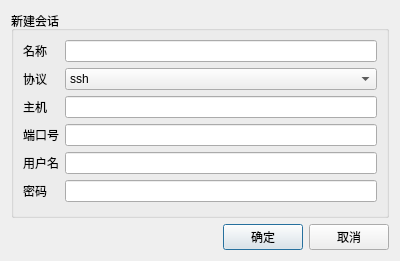
<?xml version="1.0" encoding="UTF-8"?>
<ui version="4.0">
 <class>newCntDialog</class>
 <widget class="QDialog" name="newCntDialog">
  <property name="geometry">
   <rect>
    <x>0</x>
    <y>0</y>
    <width>400</width>
    <height>261</height>
   </rect>
  </property>
  <property name="minimumSize">
   <size>
    <width>400</width>
    <height>261</height>
   </size>
  </property>
  <property name="maximumSize">
   <size>
    <width>400</width>
    <height>261</height>
   </size>
  </property>
  <property name="windowTitle">
   <string>Dialog</string>
  </property>
  <layout class="QVBoxLayout" name="verticalLayout">
   <item>
    <widget class="QGroupBox" name="groupBox">
     <property name="title">
      <string>新建会话</string>
     </property>
     <layout class="QHBoxLayout" name="horizontalLayout">
      <item>
       <layout class="QGridLayout" name="gridLayout">
        <item row="0" column="0">
         <widget class="QLabel" name="label">
          <property name="text">
           <string>名称</string>
          </property>
         </widget>
        </item>
        <item row="0" column="1">
         <widget class="QLineEdit" name="nameEdit"/>
        </item>
        <item row="1" column="0">
         <widget class="QLabel" name="label_2">
          <property name="text">
           <string>协议</string>
          </property>
         </widget>
        </item>
        <item row="1" column="1">
         <widget class="QComboBox" name="protocolCom">
          <item>
           <property name="text">
            <string>ssh</string>
           </property>
          </item>
         </widget>
        </item>
        <item row="2" column="0">
         <widget class="QLabel" name="label_3">
          <property name="text">
           <string>主机</string>
          </property>
         </widget>
        </item>
        <item row="2" column="1">
         <widget class="QLineEdit" name="hostEdit"/>
        </item>
        <item row="3" column="0">
         <widget class="QLabel" name="label_4">
          <property name="text">
           <string>端口号</string>
          </property>
         </widget>
        </item>
        <item row="3" column="1">
         <widget class="QLineEdit" name="portEdit"/>
        </item>
        <item row="4" column="0">
         <widget class="QLabel" name="label_5">
          <property name="text">
           <string>用户名</string>
          </property>
         </widget>
        </item>
        <item row="4" column="1">
         <widget class="QLineEdit" name="userEdit"/>
        </item>
        <item row="5" column="0">
         <widget class="QLabel" name="label_6">
          <property name="text">
           <string>密码</string>
          </property>
         </widget>
        </item>
        <item row="5" column="1">
         <widget class="QLineEdit" name="passwdEdit"/>
        </item>
       </layout>
      </item>
     </layout>
    </widget>
   </item>
   <item>
    <layout class="QHBoxLayout" name="horizontalLayout_2">
     <item>
      <spacer name="horizontalSpacer">
       <property name="orientation">
        <enum>Qt::Horizontal</enum>
       </property>
       <property name="sizeHint" stdset="0">
        <size>
         <width>40</width>
         <height>20</height>
        </size>
       </property>
      </spacer>
     </item>
     <item>
      <widget class="QPushButton" name="ensureBtn">
       <property name="text">
        <string>确定</string>
       </property>
      </widget>
     </item>
     <item>
      <widget class="QPushButton" name="exitBtn">
       <property name="text">
        <string>取消</string>
       </property>
      </widget>
     </item>
    </layout>
   </item>
  </layout>
 </widget>
 <resources/>
 <connections/>
</ui>
